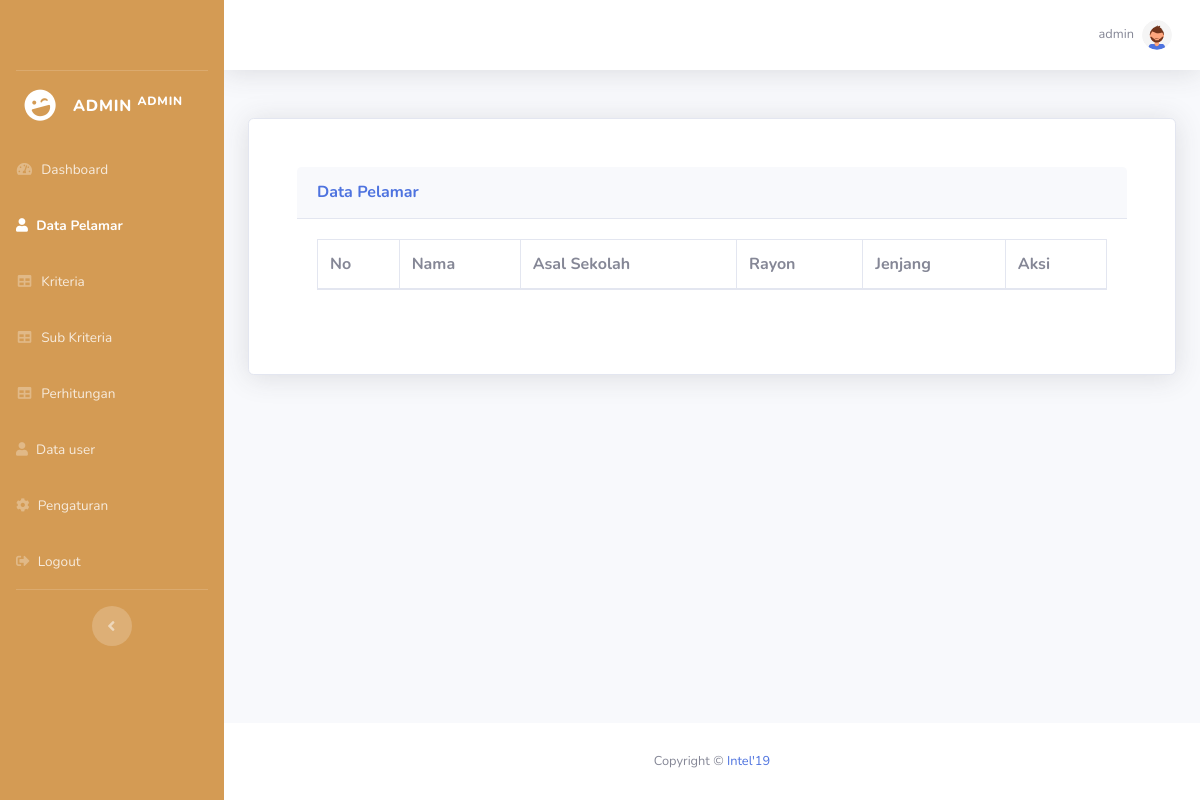
The page /admin/data_pelamar.php (signed in) on the database as committed earlier.
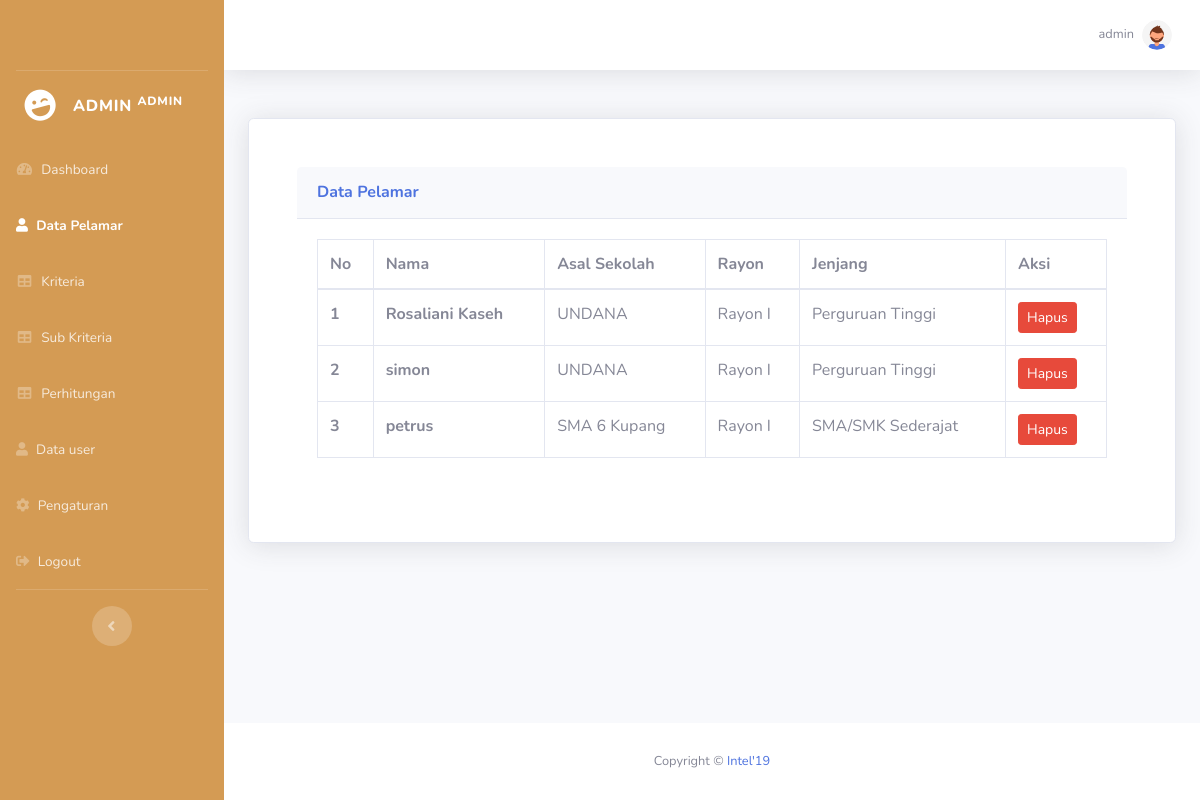
The same page on the database as committed later.
### tables this page shows
CREATE TABLE `data_pelamar` (
  `id_pelamar` int(11) NOT NULL,
  `nama` varchar(50) NOT NULL,
  `foto` varchar(255) NOT NULL,
  `sekolah` varchar(100) NOT NULL,
  `jurusan` varchar(50) NOT NULL,
  `no_hp` varchar(12) NOT NULL,
  `kartu_keluarga` varchar(255) DEFAULT NULL,
  `s_beasiswa_lain` varchar(255) DEFAULT NULL,
  `raport_khs` varchar(255) DEFAULT NULL,
  `f_id_rayon` int(11) NOT NULL,
  `f_id_login` int(11) NOT NULL
);

CREATE TABLE `rayon` (
  `id_rayon` int(11) NOT NULL,
  `nama_rayon` varchar(100) NOT NULL
);

### config.php (called while the page is built, shortened)
<?php
function connectDatabase()
{
    $conn = new mysqli(DB_HOST, DB_USERNAME, DB_PASSWORD, DB_NAME);
    return $conn;
}
?>

### admin/functions/data_pelamar.php (called while the page is built, shortened)
<?php
    require_once '../config.php';
    class Pelamar{
        private $db;
        public function __construct()
        {
            $this->db = connectDatabase();
        }
        public function getAllPelamar(){
            return $this->db->query("SELECT * FROM data_pelamar dp JOIN login_pelamar lp ON dp.f_id_login = lp.id_login JOIN rayon r ON r.id_rayon = dp.f_id_rayon");
        }
    }
    $dataPelamar = new Pelamar();
?>

### admin/data_pelamar.php (the view, shortened to what this page needs)
<?php
require_once './functions/data_pelamar.php';
if($_SESSION['level'] == 1){
    $_SESSION['menu'] = 'belum-verifikasi';
    $data_pelamar = $dataPelamar->getPelamar();
}else if($_SESSION['level'] == 0){
    $data_pelamar = $dataPelamar->getAllPelamar();
}
require_once './header.php';
require_once './functions/user.php';
?>
<div class="row">
    <div class="col-lg-12">
        <div class="card shadow mb-4">
            <div class="justify-content-center p-5">
                <div class="card-header py-3">
                    <h6 class="m-0 font-weight-bold text-primary">Data Pelamar</h6>
                </div>
                <div class="card-body">
                    <div class="table-responsive">
                        <table class="table table-bordered" id="dataTable" width="100%" cellspacing="0">
                            <thead>
                                <tr>
                                    <th>No</th>
                                    <th>Nama</th>
                                    <th>Asal Sekolah</th>
                                    <th>Rayon</th>
                                    <th>Jenjang</th>
                                    <th>Aksi</th>
                                </tr>
                            </thead>
                            <tbody>
                                <?php foreach ($data_pelamar as $key => $pelamar):?>
                                <tr>
                                    <th scope="row"><?=$key+1;?></th>
                                    <th><?=$pelamar['nama'];?></th>
                                    <td><?=$pelamar['sekolah'];?></td>
                                    <td><?=$pelamar['nama_rayon'];?></td>
                                    <td><?= $pelamar['jenjang'] == 'pt' ? "Perguruan Tinggi":"SMA/SMK Sederajat";?></td>
                                    <td>
                                        <button type="button" data-target="#hapus<?=$pelamar['f_id_login'];?>"
                                            data-toggle="modal" class="btn btn-sm btn-danger">
                                            Hapus
                                        </button>
                                    </td>
                                </tr>
                                <?php endforeach;?>
                            </tbody>
                        </table>
                    </div>
                </div>
            </div>
        </div>
    </div>
</div>
<?php require './footer.php';?>

Rows that differ between the two databases and show on the page:
added data_pelamar: nama "Rosaliani Kaseh", sekolah "UNDANA", f_id_rayon.nama_rayon "Rayon I", shows "Perguruan Tinggi"
added data_pelamar: nama "simon", sekolah "UNDANA", f_id_rayon.nama_rayon "Rayon I", shows "Perguruan Tinggi"
added data_pelamar: nama "petrus", sekolah "SMA 6 Kupang", f_id_rayon.nama_rayon "Rayon I", shows "SMA/SMK Sederajat"
